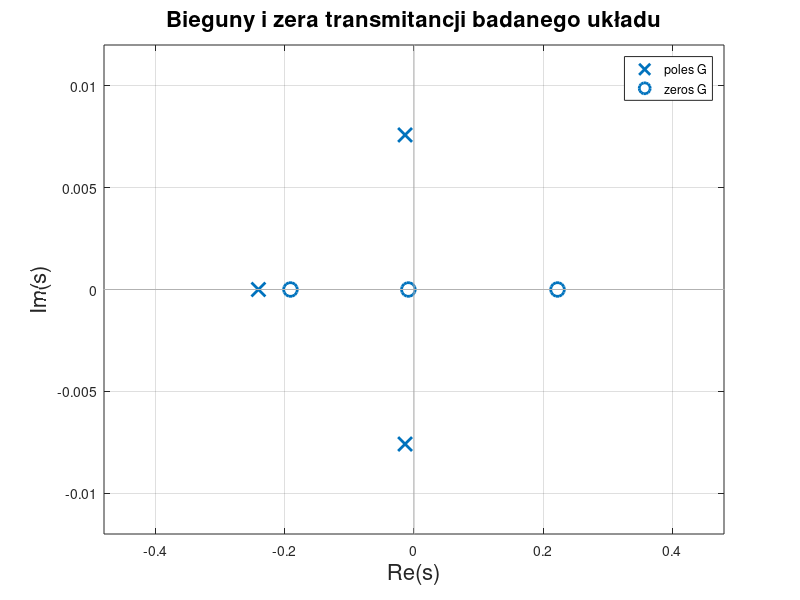

Source code (MATLAB): (Note: this script raises an error after producing the figure.)
%% clean up the workspace, close figures and clear command window
clear all
close all
clc

s = tf('s');
G = (-209.79*s^3+4.662*s^2+8.97435*s+0.0777)/(1302.21*s^3+349.662*s^2+8.97435*s+0.0777);

figure;
pzmap(G);
title('Bieguny i zera transmitancji badanego układu','FontSize',16);
xlabel('Re(s)','FontSize',16);
ylabel('Im(s)','FontSize',16);
ax = gca;
ax.FontSize = 16;
